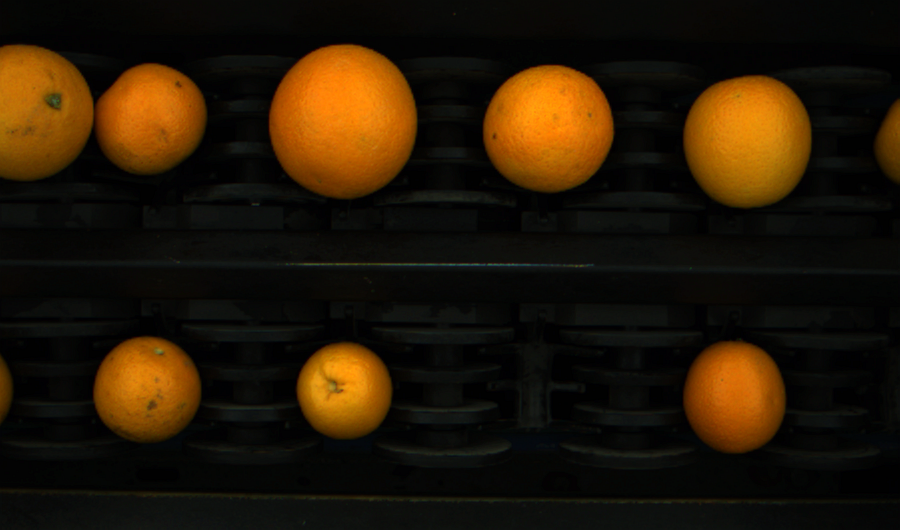
#> input picture 1.bmp, 900 x 530 px
$ python -i detect.py   (imports and definitions only)
#> lines starting #> are read from the running program, lines starting #| are printed output that depends on the picture; after the words box and inside, x2 and y2 are one past the last pixel; in counts of white or black regions, pixels touching at a corner belong together
import cv2 as cv
import numpy as np
import os

def detection_oranges(image_path):
#> called with image_path = '1.bmp'
    result = []

    # Read the image
    image = cv.imread(image_path)
#> image is the input picture: shape (530, 900, 3); mean B, G, R 6, 23.7, 37.5
    copy_img = image.copy()

    # Convert the image to the HSV color space
    hsv = cv.cvtColor(image, cv.COLOR_BGR2HSV)
#> hsv: shape (530, 900, 3); mean H, S, V 46.9, 123.8, 38.5

    # Define the color range for orange and green in the HSV space
    lower_orange_and_green = np.array([0, 40, 40])
    upper_orange_and_green = np.array([70, 255, 255])

    hsv_copy = image.copy()

    # Threshold the image to get a binary mask
    mask = cv.inRange(hsv, lower_orange_and_green, upper_orange_and_green)
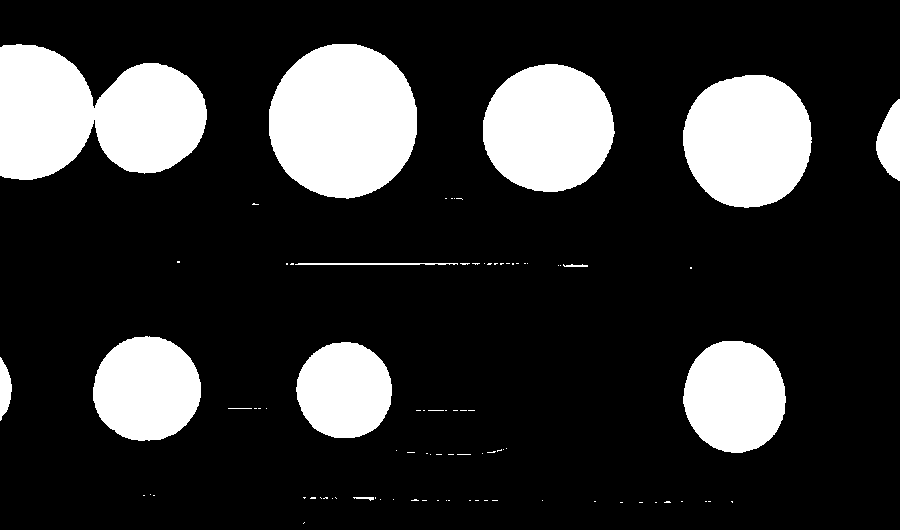
#> mask: shape (530, 900); 19.5% white; 89 white regions (76 under 20 px)

    # Find contours in the binary mask
    contours, hierarchy = cv.findContours(mask, cv.RETR_EXTERNAL, cv.CHAIN_APPROX_SIMPLE)
#> contours = 89 contours, 77 with area under 20; largest, box (x1, y1, x2, y2) and area: (0, 44, 207, 180) 19844, (269, 44, 417, 199) 17885, (683, 75, 812, 208) 13420, (483, 64, 615, 192) 13026, (683, 341, 786, 453) 8912

    # Filter the contours based on area
    filtered_contours = [contour for contour in contours if cv.contourArea(contour) >= 500]
#> filtered_contours = 8 contours; box (x1, y1, x2, y2) and area: (0, 44, 207, 180) 19844, (269, 44, 417, 199) 17885, (683, 75, 812, 208) 13420, (483, 64, 615, 192) 13026, (683, 341, 786, 453) 8912, (93, 336, 201, 441) 8732, (296, 342, 392, 438) 7119, (876, 99, 900, 181) 1249

    # Apply convex hull to the filtered contours
    hull_contours = [cv.convexHull(contour) for contour in filtered_contours]
#> hull_contours = 8 contours; box (x1, y1, x2, y2) and area: (0, 44, 207, 180) 23469, (269, 44, 417, 199) 18024, (683, 75, 812, 208) 13556, (483, 64, 615, 192) 13154, (683, 341, 786, 453) 9008, (93, 336, 201, 441) 8838, (296, 342, 392, 438) 7208, (876, 99, 900, 181) 1274

    # Create a mask with only the hull contours
    mask_2 = np.zeros_like(hsv, dtype=np.uint8)
    mask_2 = cv.cvtColor(mask_2, cv.COLOR_BGR2GRAY)
    cv.drawContours(mask_2, hull_contours, -1, (255, 255, 255), thickness=cv.FILLED)
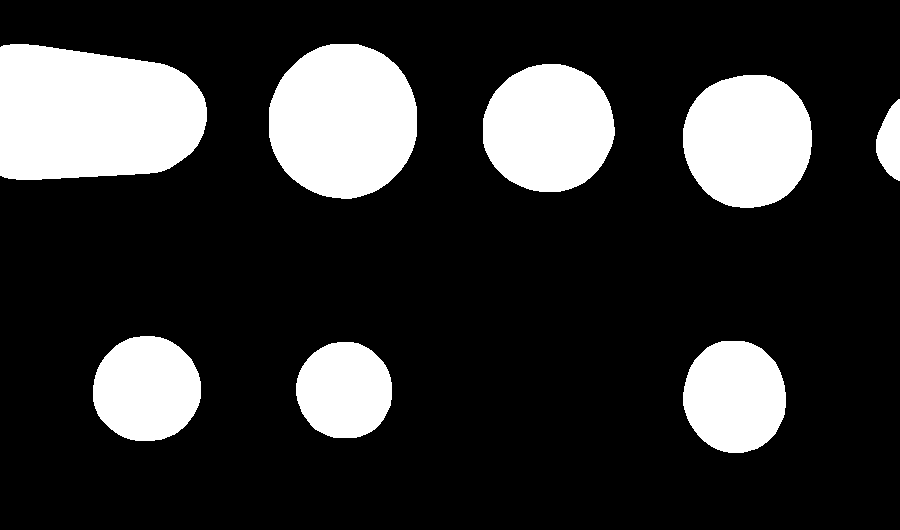
#> mask_2: shape (530, 900); 20.1% white; 8 white regions

    # Apply the mask to the image
    image_copy = cv.bitwise_and(image, image, mask=mask_2)
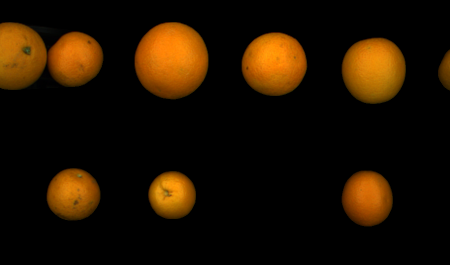
#> image_copy: shape (530, 900, 3) (shown at 1/2 size); mean B, G, R 0.6, 16.9, 31.1

    # Draw index number in the center of each contour
    for i, contour in enumerate(filtered_contours):
        M = cv.moments(contour)
        if M["m00"] == 0:
            continue
        cX = int(M["m10"] / M["m00"])
        cY = int(M["m01"] / M["m00"])
        cv.putText(image_copy, str(i + 1), (cX, cY), cv.FONT_HERSHEY_SIMPLEX, 1, (255, 200, 0), 4)
#> this loop made 8 passes
#> (cX, cY) on passes 1 to 8: (344, 389), (734, 396), (146, 388), (889, 141), (747, 140), (548, 127), (342, 120), (92, 114)
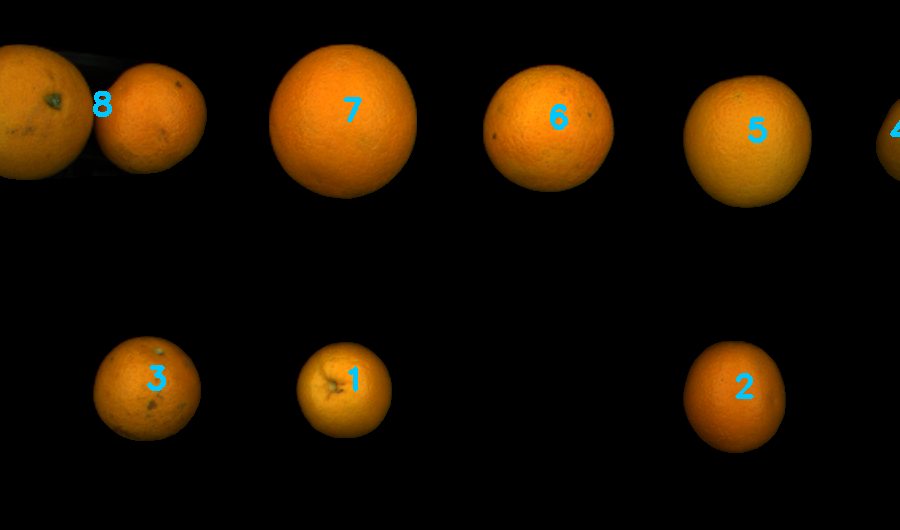
#> image_copy: shape (530, 900, 3); 0.39% of pixels changed, all inside (x1, y1, x2, y2) = (93, 91, 900, 399)

    # Find contours in the binary mask
    contours, hierarchy = cv.findContours(mask_2, cv.RETR_EXTERNAL, cv.CHAIN_APPROX_SIMPLE)
#> contours = 8 contours; box (x1, y1, x2, y2) and area: (0, 44, 207, 180) 23472, (269, 44, 417, 199) 18028, (683, 75, 812, 208) 13554, (483, 64, 615, 192) 13152, (683, 341, 786, 453) 9011, (93, 336, 201, 441) 8834, (296, 342, 392, 438) 7210, (876, 99, 900, 181) 1280

    contour_area = []
    for contour in contours:
        area = cv.contourArea(contour)
        if area < 3000:
            continue
        contour_area.append(area)
        (x, y), (major_axis, minor_axis), angle = cv.fitEllipse(contour)
        ellipticity = major_axis / minor_axis
        perimeter = cv.arcLength(contour, True)

        # Calculate circularity as 4*pi*area/perimeter^2
        circularity = (4 * np.pi * area) / (perimeter * perimeter)

        # Define circularity and ellipticity thresholds based on requirements
        circularity_threshold = 0.99
        ellipticity_threshold = 0.90

        # If the contour's circularity and ellipticity are above the thresholds, consider it as an orange
         # If the contour's circularity and ellipticity are above the thresholds, consider it as an orange
        if circularity > circularity_threshold or ellipticity > ellipticity_threshold:
            # draw the contour
            cv.drawContours(image_copy, [contour], 0, (0,255,0), 2)
#> this loop made 8 passes
#> (area, x, y, major_axis, minor_axis, angle, ellipticity, perimeter) on passes 1, 2, 3, 5, 6, 7, 8: (7210, 344, 390, 95.17, 96.81, 161.2, 0.983, 316.7), (9011, 734.3, 396.2, 101.9, 113, 173.2, 0.902, 354.5), (8834.5, 146.2, 388.7, 104.9, 107.6, 74.09, 0.975, 349.9), (13554.5, 747.6, 140.1, 129, 134.3, 9, 0.96, 435.1), (13151.5, 548.1, 127.8, 127.3, 131.6, 70.12, 0.967, 428.7), (18027.5, 342.8, 120.6, 148.8, 154.7, 8.77, 0.961, 500.7), (23472, 53.47, 113.5, 134.1, 321.1, 91.99, 0.418, 623.4)
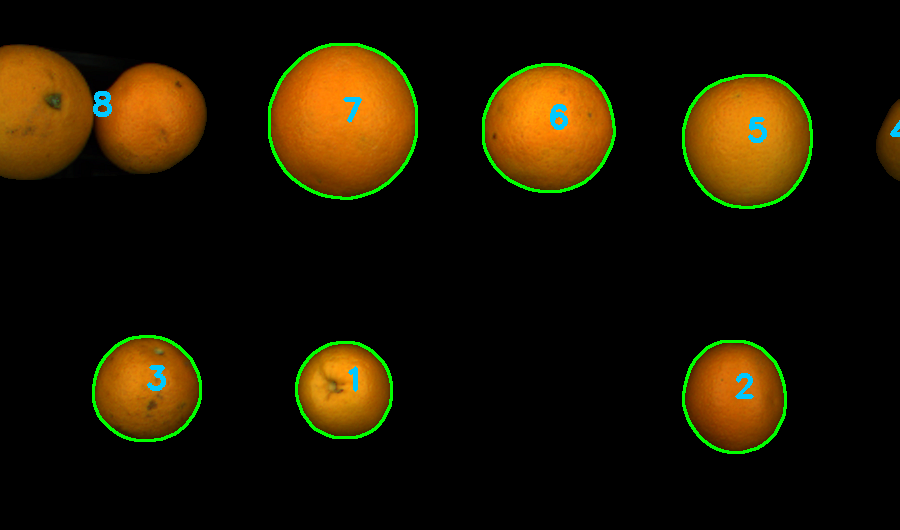
#> image_copy: shape (530, 900, 3); 1.63% of pixels changed, all inside (x1, y1, x2, y2) = (92, 43, 813, 454)
#> after the loop, contour_area = [7210, 9011, 8834.5, 13554.5, 13151.5, 18027.5, 23472]

    return  image_copy

>>> result = detection_oranges('1.bmp')

$ run again, on 2.bmp
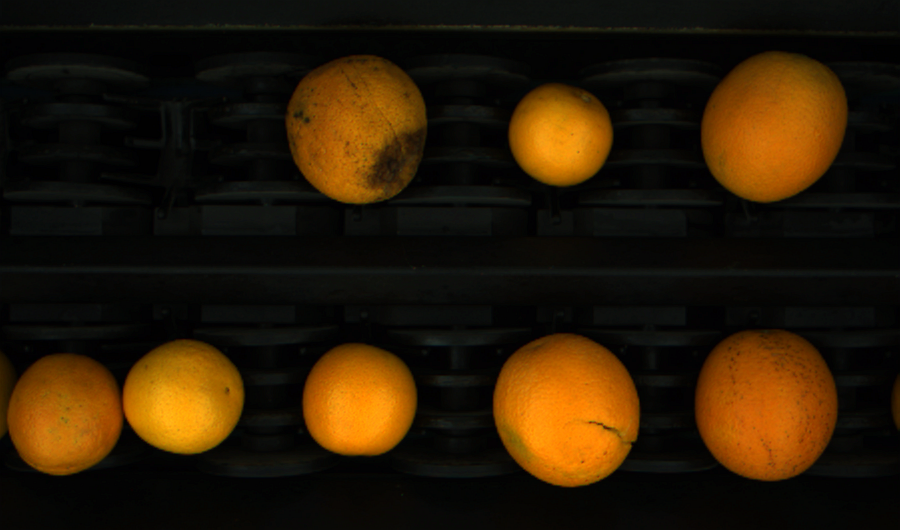
#> input picture 2.bmp, 900 x 530 px
#> in detection_oranges, image is the input picture: shape (530, 900, 3); mean B, G, R 5.7, 26.2, 42.1
#> hsv: shape (530, 900, 3); mean H, S, V 45.9, 130.5, 43
#> in detection_oranges, `mask = cv.inRange(hsv, lower_orange_and_green, upper_orange_and_green)`:
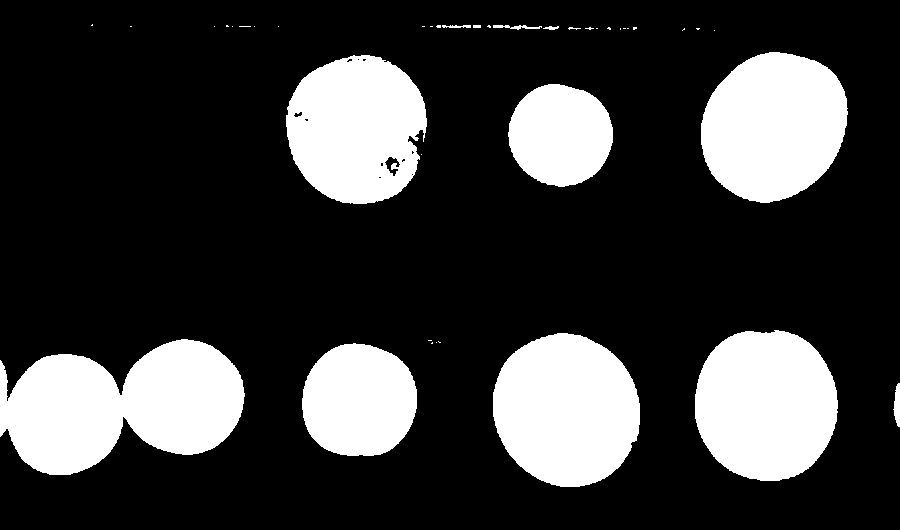
#> mask: shape (530, 900); 23.1% white; 40 white regions (28 under 20 px)
#> in detection_oranges, `contours, hierarchy = cv.findContours(mask, cv.RETR_EXTERNAL, cv.CHAIN..`: contours = 40 contours, 29 with area under 20; largest, box (x1, y1, x2, y2) and area: (0, 339, 245, 475) 22271, (493, 333, 640, 487) 17478, (695, 330, 838, 481) 17030, (701, 52, 848, 203) 16875, (286, 55, 427, 204) 16118
#> filtered_contours = 7 contours; box (x1, y1, x2, y2) and area: (0, 339, 245, 475) 22271, (493, 333, 640, 487) 17478, (695, 330, 838, 481) 17030, (701, 52, 848, 203) 16875, (286, 55, 427, 204) 16118, (302, 343, 417, 456) 10271, (508, 84, 613, 187) 8231
#> hull_contours = 7 contours; box (x1, y1, x2, y2) and area: (0, 339, 245, 475) 26522, (493, 333, 640, 487) 17645, (695, 330, 838, 481) 17216, (701, 52, 848, 203) 17040, (286, 55, 427, 204) 16518, (302, 343, 417, 456) 10380, (508, 84, 613, 187) 8336
#> mask_2: shape (530, 900); 24.1% white; 7 white regions
#> the loop in detection_oranges, `for i, contour in enumerate(filtered_contours):` made 7 passes
#> (cX, cY) on passes 1 to 7: (358, 400), (120, 405), (566, 409), (765, 404), (560, 134), (355, 128), (773, 126)
#> in detection_oranges, `contours, hierarchy = cv.findContours(mask_2, cv.RETR_EXTERNAL, cv.CHA..`: contours = 7 contours; box (x1, y1, x2, y2) and area: (0, 339, 245, 475) 26522, (493, 333, 640, 487) 17649, (695, 330, 838, 481) 17212, (701, 52, 848, 203) 17044, (286, 55, 427, 204) 16522, (302, 343, 417, 456) 10376, (508, 84, 613, 187) 8333
#> the loop in detection_oranges, `for contour in contours:` made 7 passes
#> (area, x, y, major_axis, minor_axis, angle, ellipticity, perimeter) on passes 1 to 7: (10376.5, 358.6, 400.7, 114.7, 116.2, 67.29, 0.987, 379.9), (26521.5, 109.9, 405.7, 128.8, 288.7, 83.88, 0.446, 670.7), (17649, 566.1, 409.7, 144.7, 155.3, 149.9, 0.932, 496.1), (17211.5, 765.5, 404.1, 143.1, 154, 172, 0.929, 489.7), (8333, 560, 134.6, 101.4, 104.6, 111.2, 0.969, 341.7), (16522.5, 356.8, 128.8, 141.1, 149.6, 177.9, 0.943, 481.7), (17044.5, 773.4, 126, 138.1, 157.5, 40.74, 0.876, 489.5)
#> after the loop in detection_oranges, `for contour in contours:`:
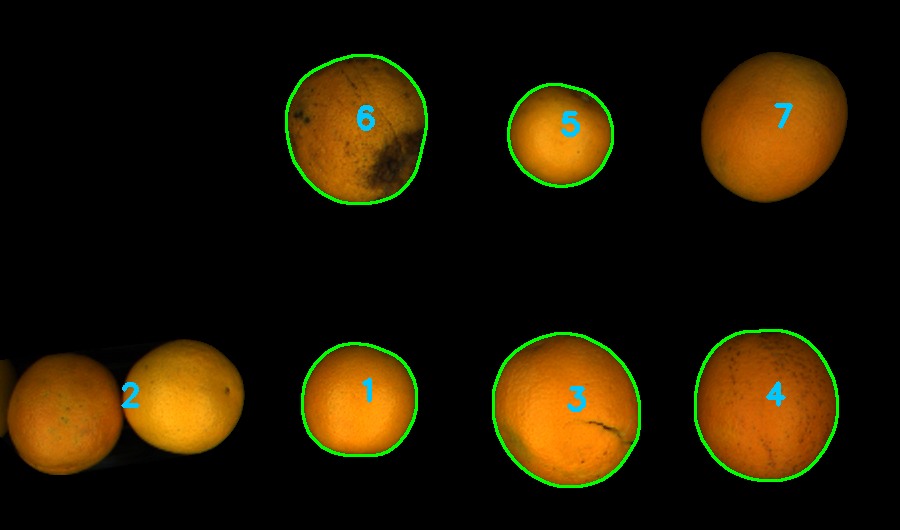
#> image_copy: shape (530, 900, 3); mean B, G, R 1.6, 23.7, 34.9
#> after the loop in detection_oranges, `for contour in contours:`: contour_area = [10376.5, 26521.5, 17649, 17211.5, 8333, 16522.5, 17044.5]

$ run again, on 3.bmp
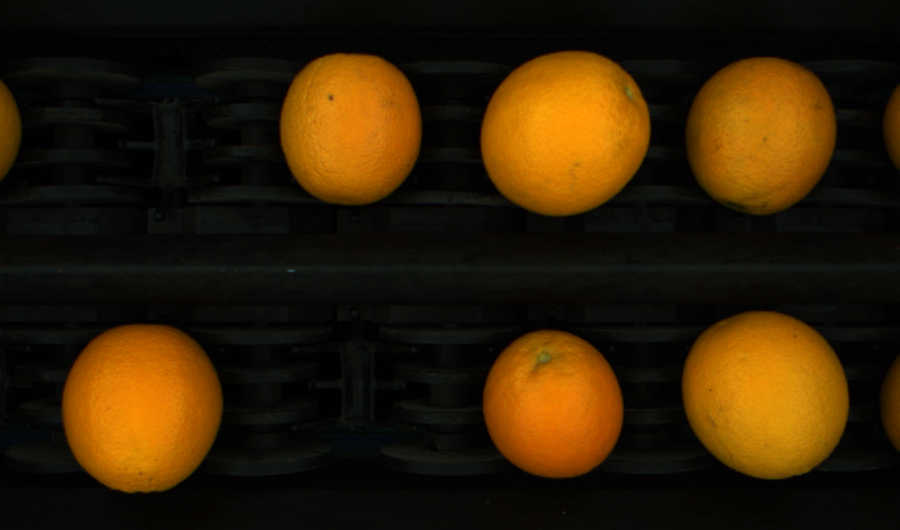
#> input picture 3.bmp, 900 x 530 px
#> in detection_oranges, image is the input picture: shape (530, 900, 3); mean B, G, R 5.6, 30.9, 49
#> hsv: shape (530, 900, 3); mean H, S, V 43.3, 137.4, 49.9
#> in detection_oranges, `mask = cv.inRange(hsv, lower_orange_and_green, upper_orange_and_green)`:
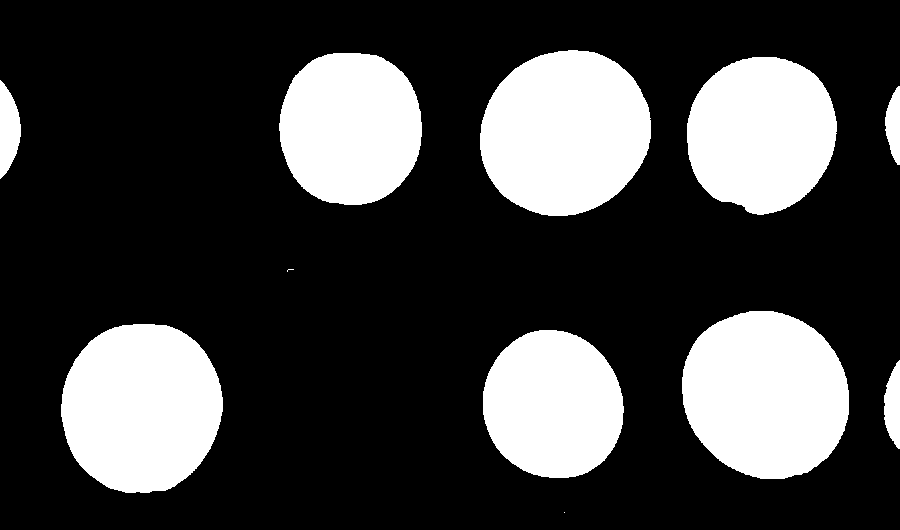
#> mask: shape (530, 900); 25.5% white; 11 white regions (2 under 20 px)
#> in detection_oranges, `contours, hierarchy = cv.findContours(mask, cv.RETR_EXTERNAL, cv.CHAIN..`: contours = 11 contours, 2 with area under 20; largest, box (x1, y1, x2, y2) and area: (480, 50, 651, 216) 21956, (682, 311, 849, 479) 21911, (61, 324, 223, 493) 21468, (687, 57, 837, 215) 18270, (279, 53, 422, 205) 17332
#> filtered_contours = 9 contours; largest, box (x1, y1, x2, y2) and area: (480, 50, 651, 216) 21956, (682, 311, 849, 479) 21911, (61, 324, 223, 493) 21468, (687, 57, 837, 215) 18270, (279, 53, 422, 205) 17332
#> hull_contours = 9 contours; largest, box (x1, y1, x2, y2) and area: (480, 50, 651, 216) 22110, (682, 311, 849, 479) 22084, (61, 324, 223, 493) 21638, (687, 57, 837, 215) 18484, (279, 53, 422, 205) 17484
#> mask_2: shape (530, 900); 25.8% white; 9 white regions
#> the loop in detection_oranges, `for i, contour in enumerate(filtered_contours):` made 9 passes
#> (cX, cY) on passes 1 to 8: (892, 405), (552, 404), (141, 407), (765, 394), (893, 124), (7, 129), (761, 133), (350, 127)
#> in detection_oranges, `contours, hierarchy = cv.findContours(mask_2, cv.RETR_EXTERNAL, cv.CHA..`: contours = 9 contours; largest, box (x1, y1, x2, y2) and area: (480, 50, 651, 216) 22111, (682, 311, 849, 479) 22082, (61, 324, 223, 493) 21645, (687, 57, 837, 215) 18484, (279, 53, 422, 205) 17484
#> the loop in detection_oranges, `for contour in contours:` made 9 passes
#> (area, x, y, major_axis, minor_axis, angle, ellipticity, perimeter) on passes 2, 3, 4, 7, 8, 9: (16388, 552.7, 404.6, 139, 150.7, 158.1, 0.923, 477.9), (21645, 141, 407.1, 160.1, 172.9, 10.77, 0.926, 549), (22082, 765.3, 394.2, 161.1, 175, 135.6, 0.92, 554.7), (18484, 760.9, 133.5, 148.9, 158.4, 22.61, 0.94, 508.9), (17483.5, 350.2, 127.5, 143.5, 156.5, 179.9, 0.917, 494), (22111, 564.6, 132.4, 160.9, 175.1, 55.23, 0.919, 555.2)
#> after the loop in detection_oranges, `for contour in contours:`:
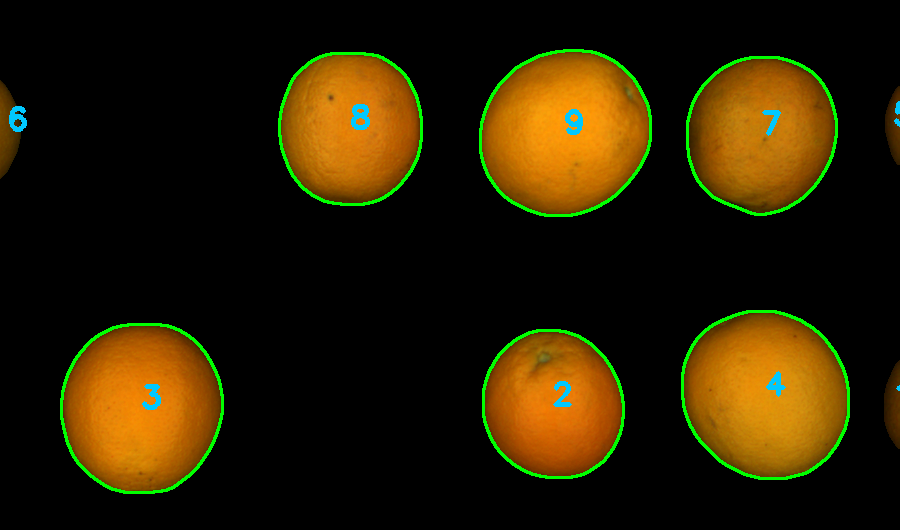
#> image_copy: shape (530, 900, 3); mean B, G, R 1.9, 30.1, 41.6
#> after the loop in detection_oranges, `for contour in contours:`: contour_area = [16388, 21645, 22082, 18484, 17483.5, 22111]
